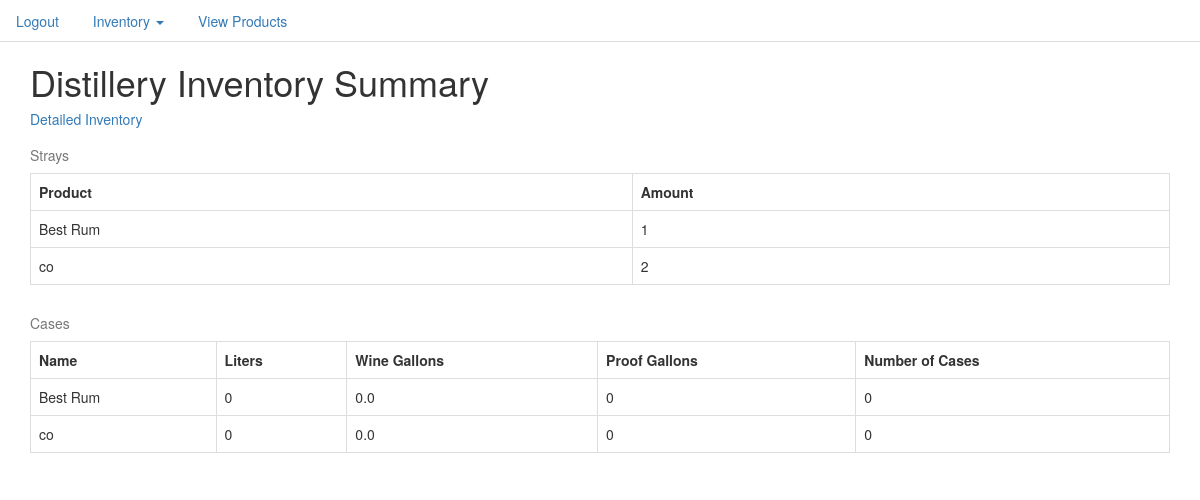
The app's page / (signed in) with its own data.
### inventory/models.py (models this page shows)
class Product(models.Model):
    product_name = models.CharField(max_length=50)
    product_type = models.CharField(max_length=50)
    UPC = models.CharField(max_length=20)
    bottle_size = models.IntegerField()
    def __str__(self):
        return str(self.product_name)
    @property
    def number_of_strays(self):
        return Stray.objects.filter(name=self).count()
    @property
    def number_of_cases(self):
        return InventoryItem.objects.filter(name=self).count()
    @property
    def total_liters(self):
        cases = InventoryItem.objects.filter(name=self)
        liters = []
        for case in cases:
            liters.append(case.liters)
        return sum(liters)
    @property
    def total_wine_gallons(self):
        return round((int(self.total_liters) * .264172),2)
    @property
    def total_proof_gallons(self):
        cases = InventoryItem.objects.filter(name=self)
        proof_gallons = []
        for case in cases:
            proof_gallons.append(case.proof_gallons)
        return round(sum(proof_gallons),2)

### inventory/views.py (the view)
# urls.py: url(r'^$', InventorySummaryView.as_view(), name='inventory_summary_view'),
class InventorySummaryView(LoginRequiredMixin, ListView):
    model = Product
    def get_template_names(self):
        return('inventory/inventory_summary.html')

### templates/inventory/inventory_summary.html (shortened to what this page needs)
{% extends 'base.html' %}
{% block content %}
<div class="container">
  <h1>Distillery Inventory Summary</h1>
  <h5><a href="{% url 'inventory_list_view' %}">Detailed Inventory</a></h5>
  <table  class="table table-bordered" >
      <caption>Strays</caption>
    <tr>
      <th>Product</th>
      <th>Amount</th>
    </tr>
    {% for product in object_list %}
    <tr>
      <td>{{product}}</td>
        <td>{{product.number_of_strays}}</td>
    </tr>
    {% endfor %}
<table  class="table table-bordered" >
    <caption>Cases</caption>
  <tr>
    <th>Name</th>
    <th>Liters</th>
    <th>Wine Gallons</th>
    <th>Proof Gallons</th>
    <th>Number of Cases</th>
  </tr>
  {% for product in object_list %}
  <tr>
    <td>{{product}}</td>
    <td>{{product.total_liters}}</td>
    <td>{{product.total_wine_gallons}}</td>
    <td>{{product.total_proof_gallons}}</td>
    <td>{{product.number_of_cases}}</td>
  </tr>
  {% endfor %}
</div>
{% endblock %}

### templates/base.html (style rules this page uses)
body { background-color: white; }

### records on screen
Product: product_name "Best Rum", number_of_strays "1", total_liters "0", total_wine_gallons "0.0", total_proof_gallons "0", number_of_cases "0"
Product: product_name "co", number_of_strays "2", total_liters "0", total_wine_gallons "0.0", total_proof_gallons "0", number_of_cases "0"
